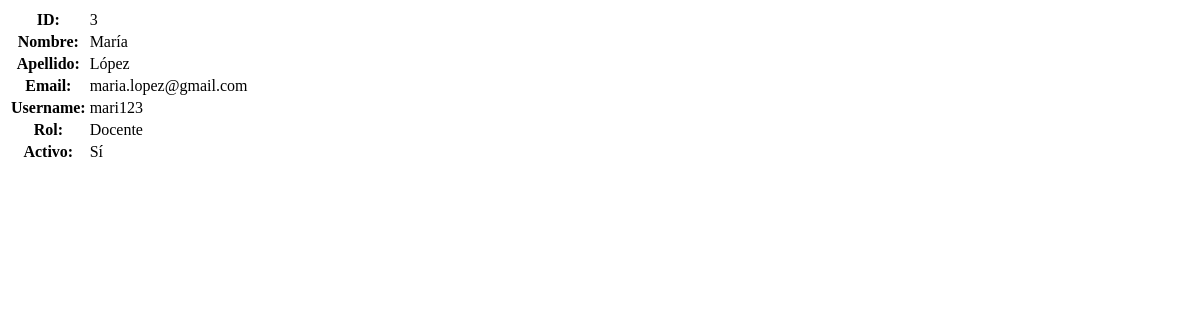
/admi/usuarios/vista/3, run on an earlier commit of the app's database.
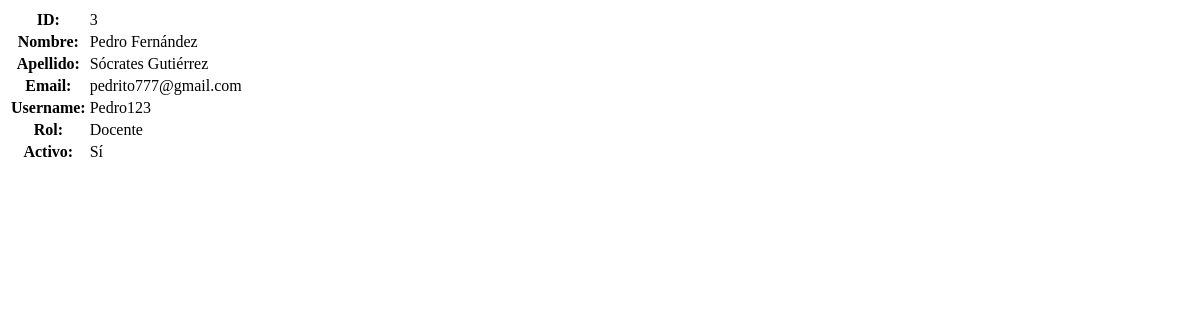
And on a later commit of the database.
### models/usuario_model.py (models this page shows, shortened)
class Usuario(db.Model, UserMixin):
    __tablename__='usuarios'
    id = db.Column(db.Integer,primary_key=True)
    nombre = db.Column(db.String(80),nullable=False)
    apellido = db.Column(db.String(100))
    email = db.Column(db.String(120), unique=True)
    username = db.Column(db.String(20),nullable=False)
    password = db.Column(db.String,nullable=False)
    activo = db.Column(db.Boolean, default=True,nullable=False)
    rol_id = db.Column(db.Integer, db.ForeignKey('rol.id'), nullable=False)
    rol = db.relationship('Rol', back_populates='usuarios')
    docentes = db.relationship('Docente', back_populates='usuario')
    estudiantes = db.relationship('Estudiante', back_populates='usuario')
    @staticmethod
    def get_by_id(user_id):
        return Usuario.query.get(user_id)

### controllers/admi/usuario_controller.py (the view)
@usuario_bp.route("/vista/<int:id>")
def vista(id):
    usuario = Usuario.get_by_id(id)
    return usuario_view.vista(usuario)

### views/admi/usuario_view.py (called while the page is built)
def vista(usuario):
    return render_template('admi/usuarios/vista.html',usuario=usuario)

### templates/admi/usuarios/vista.html
<table class="table table-bordered">
    <tr>
        <th>ID:</th>
        <td>{{ usuario.id }}</td>
    </tr>
    <tr>
        <th>Nombre:</th>
        <td>{{ usuario.nombre }}</td>
    </tr>
    <tr>
        <th>Apellido:</th>
        <td>{{ usuario.apellido }}</td>
    </tr>
    <tr>
        <th>Email:</th>
        <td>{{ usuario.email }}</td>
    </tr>
    <tr>
        <th>Username:</th>
        <td>{{ usuario.username }}</td>
    </tr>
    <tr>
        <th>Rol:</th>
        <td>{{ usuario.rol.nombre }}</td>
    </tr>
    <tr>
        <th>Activo:</th>
        <td>{{ 'Sí' if usuario.activo else 'No' }}</td>
    </tr>
</table>

What changed in the data, as far as the page shows it:
changed Usuario "Sí": nombre "María" → "Pedro Fernández"; apellido "López" → "Sócrates Gutiérrez"; email "maria.lopez@gmail.com" → "pedrito777@gmail.com"; username "mari123" → "Pedro123"
